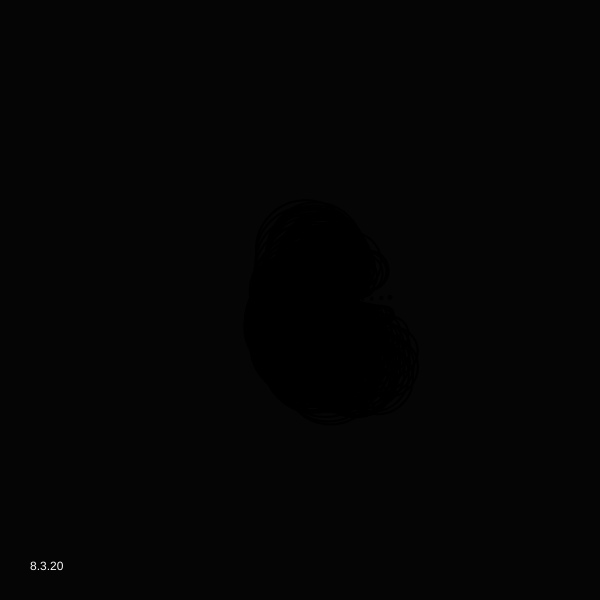
Frame 1 (no input)
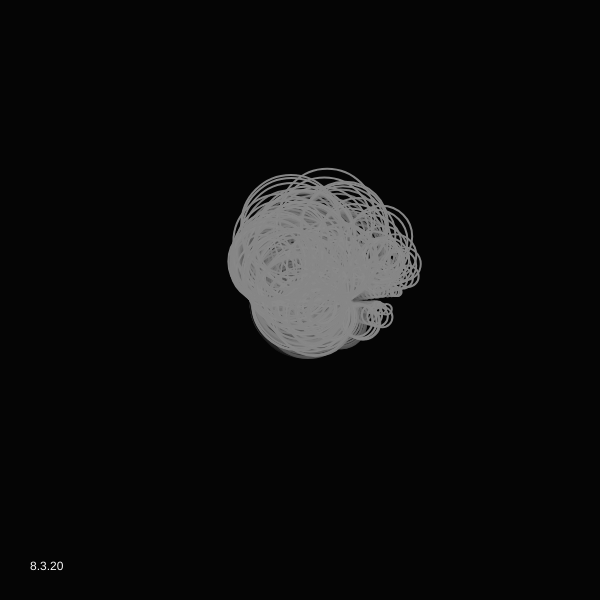
Frame 60 (no input)
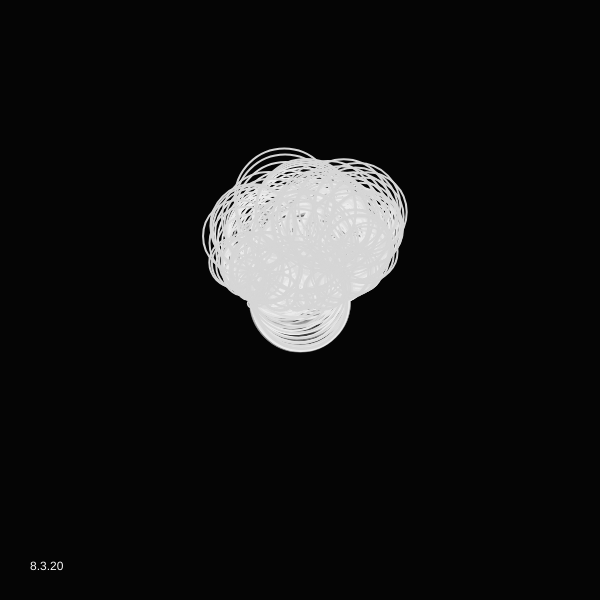
Frame 120 (the mouse pressed at the canvas centre since frame 60)

The p5.js sketch that drew these frames (run headless with seeded random() and noise() and a simulated clock; from frame 60 on, the mouse is pressed at the canvas centre):

// p5.js sketch
// ── sketch.js
let _divideNum;
let _noiseStep;
let _objectNum;
let _aryObjects = [];
let _noiseSeedRad;
let _noiseSeedAng;
let _noiseStepRad;
let _noiseStepAng;
let _noiseSpeedRad;
let _noiseSpeedAng;
let _rad;
let _scale;
let _rad_offset;
let lapse = 0;    // mouse timer

function setup() {
  createCanvas(600, 600);
  // colorMode(HSB, 255);
  frameRate(30);
  background(5);
  strokeWeight(2);
  stroke(0, 255);
  noFill();
  _divideNum = 40;
  _objectNum = 20;
  _noiseSeedRad = random(20);
  _noiseSeedAng = random(10);
  _noiseStepRad = 0.1;
  _noiseStepAng = 0.2;
  _noiseSpeedRad = 0.01;
  _noiseSpeedAng = 0.01;
  _noiseStepObj = 0.02;
  _rad = width/4;
  _scale = 0.16;
  _rad_offset = -0.5;
}

function Circle(divideNum, rad, rad_offset, noiseSeedAng, noiseStepAng, noiseSeedRad, noiseStepRad) {
  let sumNoiseVal = 0;
  for (let i = 0; i < divideNum; i++) {
    sumNoiseVal += noise(noiseSeedAng + i * noiseStepAng);
  }
  let centX = width/2;
  let centY = height/2;
  let currentNoiseVal = noise(noiseSeedAng);
  //fill((255*sin(2*PI*noise(noiseSeedRad))+140)%255, 100);
  noFill();
  stroke((255*sin(2*PI*noise(noiseSeedRad))+140)%255);
  //beginShape();
  for (let i = 0; i < divideNum+3; i++) {
    let tgt_i = i;
    if (tgt_i >= divideNum) { tgt_i -= divideNum; }
    currentNoiseVal += noise(noiseSeedAng + tgt_i * noiseStepAng);
    ellipse(centX + rad * (noise(noiseSeedRad + tgt_i * noiseStepRad)+rad_offset) * cos(2*PI*currentNoiseVal/sumNoiseVal),
          centY + rad * (noise(noiseSeedRad + tgt_i * noiseStepRad)+rad_offset) * sin(2*PI*currentNoiseVal/sumNoiseVal), 100*sin(2*PI*currentNoiseVal/sumNoiseVal), 100*sin(2*PI*currentNoiseVal/sumNoiseVal));
  }
 // endShape();
}

function draw() {
  background(5);
  let myNoiseSeedRad;
  let myNoiseSeedAng;
  _noiseSeedRad += _noiseSpeedRad;
  _noiseSeedAng += _noiseSpeedAng;
  for (let i = 0; i < _objectNum; i++) {
    myNoiseSeedRad = _noiseSeedRad + i * _noiseStepObj;
    myNoiseSeedAng = _noiseSeedAng + i * _noiseStepObj;
    Circle(_divideNum, _rad * _scale * (i+1), _rad_offset, myNoiseSeedAng, _noiseStepAng, myNoiseSeedRad, _noiseStepRad)
  }
  noStroke();
  fill(250);
  text("8.3.20", 30, height-30);
  noFill();
}
